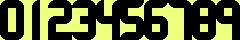

This is a level from a 2D game, rendered from its Tiled map with the project's own tilesets. A one-line summary and the complete map file follow:
An orthogonal 30x5 tile map with 8x8 px tiles, 1 tile layer (Tile Layer 1).

<map version="1.0" orientation="orthogonal" width="30" height="5" tilewidth="8" tileheight="8">
 <tileset firstgid="1" name="BG0_ROM" tilewidth="8" tileheight="8">
  <image source="../../cube/tilerom/tilerom-atlas.png" width="1024" height="1024" />
 </tileset>
 <layer name="Tile Layer 1" width="30" height="5">
  <data encoding="csv">
9318,9321,9319,9217,9318,9217,9318,9321,9319,9318,9321,9319,9318,9217,9318,9321,9321,9320,9318,9321,9320,9317,9321,9319,9318,9321,9319,9318,9321,9319,
9321,9217,9321,9217,9321,9217,9217,9217,9321,9217,9217,9321,9321,9217,9321,9321,9217,9217,9321,9217,9217,9217,9217,9321,9321,9217,9321,9321,9217,9321,
9321,9217,9321,9217,9321,9217,9318,9321,9320,9217,9321,9321,9317,9321,9321,9317,9321,9319,9321,9321,9319,9217,9217,9321,9321,9321,9321,9317,9321,9321,
9321,9217,9321,9217,9321,9217,9321,9217,9217,9217,9217,9321,9217,9217,9321,9217,9217,9321,9321,9217,9321,9217,9217,9321,9321,9217,9321,9217,9217,9321,
9317,9321,9320,9217,9321,9217,9321,9321,9321,9317,9321,9320,9217,9217,9321,9318,9321,9320,9317,9321,9320,9217,9217,9321,9317,9321,9320,9217,9217,9321
</data>
 </layer>
</map>
